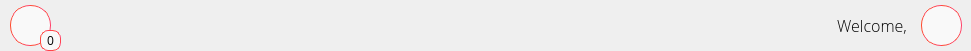
   <widget class="QWidget" name="widget_4" native="true">
    <property name="geometry">
     <rect>
      <x>50</x>
      <y>20</y>
      <width>971</width>
      <height>51</height>
     </rect>
    </property>
    <property name="styleSheet">
     <string notr="true">#widget_4{
	background-color: #FFFFFF;
}
QPushButton {
    border: 1px solid qlineargradient(x1:0, y1:0, x2:1, y2:0, stop:0 #FF4B2B, stop:1 #FF416C);
    border-radius: 20px;
    padding: 5px 15px;
    background: #f9f9f9;
    color: white;
    font-size: 12px;
}

QPushButton:hover {
    background-color: qlineargradient(x1:0, y1:0, x2:1, y2:0, stop:0 #FF416C, stop:1 #FF4B2B);
}

QPushButton:pressed {
    background-color: qlineargradient(x1:0, y1:0, x2:1, y2:0, stop:0 #FF4B2B, stop:1 #FF416C);
    border: 2px solid #FF416C;
    padding: 4px 14px 6px 16px;
}</string>
    </property>
    <widget class="QPushButton" name="pushButton_12">
     <property name="geometry">
      <rect>
       <x>10</x>
       <y>5</y>
       <width>41</width>
       <height>41</height>
      </rect>
     </property>
     <property name="cursor">
      <cursorShape>PointingHandCursor</cursorShape>
     </property>
     <property name="styleSheet">
      <string notr="true"/>
     </property>
     <property name="text">
      <string/>
     </property>
     <property name="icon">
      <iconset resource="assets.qrc">
       <normaloff>:/assets/icons/cil-bell_black.png</normaloff>:/assets/icons/cil-bell_black.png</iconset>
     </property>
    </widget>
    <widget class="QPushButton" name="pushButton_15">
     <property name="geometry">
      <rect>
       <x>921</x>
       <y>5</y>
       <width>41</width>
       <height>41</height>
      </rect>
     </property>
     <property name="sizePolicy">
      <sizepolicy hsizetype="Minimum" vsizetype="Fixed">
       <horstretch>0</horstretch>
       <verstretch>0</verstretch>
      </sizepolicy>
     </property>
     <property name="cursor">
      <cursorShape>PointingHandCursor</cursorShape>
     </property>
     <property name="styleSheet">
      <string notr="true">background: #f9f9f9;</string>
     </property>
     <property name="text">
      <string/>
     </property>
     <property name="icon">
      <iconset resource="assets.qrc">
       <normaloff>:/assets/icons/cil-user_black.png</normaloff>:/assets/icons/cil-user_black.png</iconset>
     </property>
    </widget>
    <widget class="QLabel" name="Greeting">
     <property name="geometry">
      <rect>
       <x>190</x>
       <y>15</y>
       <width>721</width>
       <height>20</height>
      </rect>
     </property>
     <property name="font">
      <font>
       <family>Open Sans Light</family>
       <pointsize>12</pointsize>
      </font>
     </property>
     <property name="text">
      <string>Welcome, </string>
     </property>
     <property name="alignment">
      <set>Qt::AlignRight|Qt::AlignTrailing|Qt::AlignVCenter</set>
     </property>
    </widget>
    <widget class="QPushButton" name="pushButton_34">
     <property name="geometry">
      <rect>
       <x>40</x>
       <y>30</y>
       <width>21</width>
       <height>21</height>
      </rect>
     </property>
     <property name="font">
      <font>
       <family>Open Sans</family>
       <pointsize>-1</pointsize>
      </font>
     </property>
     <property name="styleSheet">
      <string notr="true">QPushButton {
    border: 1px solid qlineargradient(x1:0, y1:0, x2:1, y2:0, stop:0 #FF4B2B, stop:1 #FF416C);
    border-radius: 8px;
    padding: 5px 15px;
    background: #f9f9f9;
    color: black;
    font-size: 12px;
}

</string>
     </property>
     <property name="text">
      <string>0</string>
     </property>
    </widget>
   </widget>
